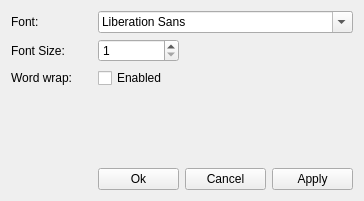
<?xml version="1.0" encoding="UTF-8"?>
<ui version="4.0">
 <class>Preferences</class>
 <widget class="QWidget" name="Preferences">
  <property name="geometry">
   <rect>
    <x>0</x>
    <y>0</y>
    <width>364</width>
    <height>201</height>
   </rect>
  </property>
  <property name="windowTitle">
   <string>Form</string>
  </property>
  <layout class="QGridLayout" name="gridLayout_2">
   <item row="0" column="0">
    <layout class="QGridLayout" name="gridLayout">
     <item row="0" column="1" colspan="3">
      <widget class="QFontComboBox" name="fontComboBox"/>
     </item>
     <item row="0" column="0">
      <widget class="QLabel" name="fontLabel">
       <property name="text">
        <string>Font: </string>
       </property>
      </widget>
     </item>
     <item row="2" column="0">
      <widget class="QLabel" name="lineWrapLabel">
       <property name="text">
        <string>Word wrap:</string>
       </property>
      </widget>
     </item>
     <item row="2" column="1">
      <widget class="QCheckBox" name="lineWrapCheckBox">
       <property name="text">
        <string>Enabled</string>
       </property>
      </widget>
     </item>
     <item row="3" column="1">
      <spacer name="verticalSpacer">
       <property name="orientation">
        <enum>Qt::Vertical</enum>
       </property>
       <property name="sizeHint" stdset="0">
        <size>
         <width>20</width>
         <height>40</height>
        </size>
       </property>
      </spacer>
     </item>
     <item row="4" column="1">
      <widget class="QPushButton" name="okButton">
       <property name="text">
        <string>Ok</string>
       </property>
      </widget>
     </item>
     <item row="4" column="2">
      <widget class="QPushButton" name="canelButton">
       <property name="text">
        <string>Cancel</string>
       </property>
      </widget>
     </item>
     <item row="4" column="3">
      <widget class="QPushButton" name="applyButton">
       <property name="text">
        <string>Apply</string>
       </property>
      </widget>
     </item>
     <item row="1" column="0">
      <widget class="QLabel" name="fontSizeLabel">
       <property name="text">
        <string>Font Size:</string>
       </property>
      </widget>
     </item>
     <item row="1" column="1">
      <widget class="QSpinBox" name="fontSizeSpinBox">
       <property name="minimum">
        <number>1</number>
       </property>
       <property name="maximum">
        <number>150</number>
       </property>
      </widget>
     </item>
    </layout>
   </item>
  </layout>
 </widget>
 <resources/>
 <connections/>
</ui>
